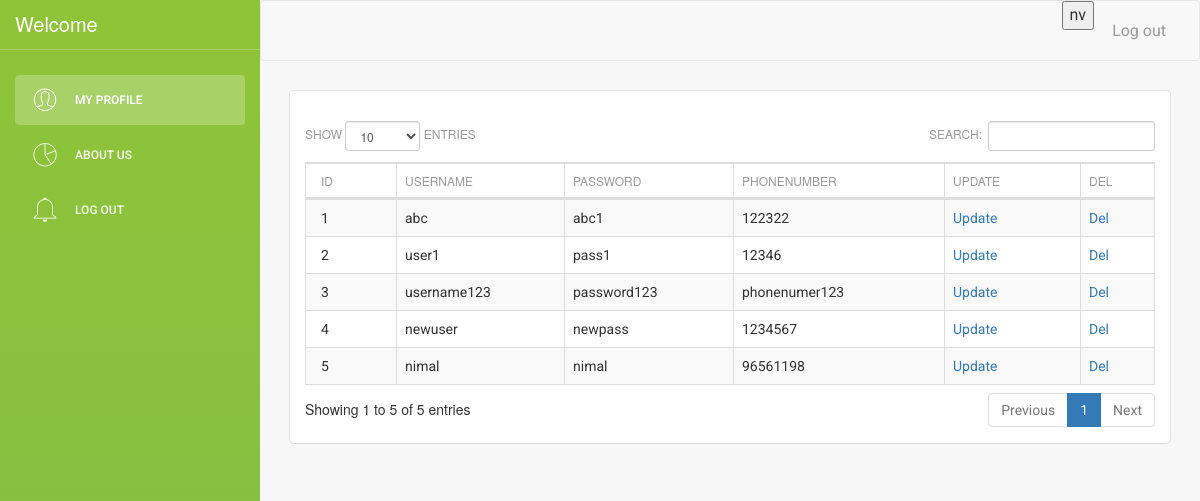
The app's page /surveyproject2/admin/selectuser.php with its own data.
### tables this page shows
CREATE TABLE IF NOT EXISTS `userlogindetails` (
  `id` int(11) NOT NULL AUTO_INCREMENT,
  `Username` varchar(100) NOT NULL,
  `Password` varchar(100) NOT NULL,
  `Phonenumber` varchar(100) NOT NULL,
  PRIMARY KEY (`id`)
);

### surveyproject2/admin/table.php (called while the page is built, shortened)
<?php
$table="userlogindetails";
?>

### surveyproject2/admin/selectuser.php (the view, shortened to what this page needs)
<?php
include("table.php");
include("../header_inner.php");
$i=0;
?>
		<link rel="stylesheet" type="text/css" href="datatables.min.css">
<div class="">
<div class="clearfix"></div>
<table id="example" class="table table-striped table-bordered dataTable no-footer" cellspacing="0"  role="grid" aria-describedby="example_info" >
          <?php
		  include("../connection.php");
	?>
	<?php
		  $result2 = mysqli_query($con,"SHOW FIELDS FROM $table");
 echo "<thead><tr>";
while ($row2 = mysqli_fetch_array($result2))
 {
  $name=$row2['Field'];
  echo "<th>".
  str_replace('_', ' ', $name)
  ."</th>";
 $i++;
 }
 echo "
<th>Update</th>
 <th>Del</th>
 </tr></thead>";
   echo "<tbody>";
 	$result = mysqli_query($con,"SELECT * FROM $table ");
		while($row = mysqli_fetch_array($result))
		{
		$id=$row['0'];
		echo "<tr>";
		for($k=0;$k<$i;$k++)
		{
			if($k==30)
			{
			  $sql2 = "select *  from customer where id='$_SESSION[userid]' ";
    $result2 = mysqli_query($con, $sql2) or die("Error in Selecting " . mysqli_error($connection));
$row2 =mysqli_fetch_array($result2);
			echo "<td >  $row2[contact_person]</td>";
			}
			elseif($k==31)
			{
			echo "<td class='hiddentd'> $row[content] </td>";
			}
				elseif($k==40)
			{
			echo "<td > <img src='uploads/$row[$k]' width='100'></td>";
			}
			else
			{
			echo "<td >$row[$k]</td>";
			}
		}
			echo "
			<td><a href='update.php?id=$id'>Update</a></td>
			<td><a href='?del_id=$id' onclick='return rem()'>Del</a></td>
			</tr>";
		}
        ?>
        </tbody>
    </table>
    </div>

### surveyproject2/commonuser/menu.php (shortened to what this page needs)
?><!doctype html>
<html lang="en">
<head>
    <link href="../assets/css/bootstrap.min.css" rel="stylesheet" />
    <link href="../assets/css/animate.min.css" rel="stylesheet"/>
    <link href="../assets/css/light-bootstrap-dashboard.css" rel="stylesheet"/>
    <link href="../assets/css/demo.css" rel="stylesheet" />
    <link href="../common/font-awesome.min.css" rel="stylesheet">
    <link href="../assets/css/pe-icon-7-stroke.css" rel="stylesheet" />
</head>
<body style="background-color:f36;">
<div class="wrapper">
<div class="sidebar" data-color="green" data-image="../assets/img/sidebar-4.jpg">
    	<div class="sidebar-wrapper">
            <div class="logo">
                  <span style="font-size:20px;color:#FFF;margin-top:12px;"> Welcome <br>
                </span>
            </div>
            <ul class="nav">
                <li class="active">
                    <a href="../dashboarduser/dashboarduser.php">
                        <i class="pe-7s-user"></i>
                        <p>My Profile</p>
                    </a>
                </li>
                <li>
                    <a href="../mypro.php">
                        <i class="pe-7s-graph"></i>
                        <p>About Us</p>
                    </a>
                </li>
                 <li>
                    <a href="../login/login.php">
                        <i class="pe-7s-bell"></i>
                        <p>Log Out</p>
                    </a>
                </li>
            </ul>
    	</div>
    </div>
    <div class="main-panel">
    <nav class="navbar navbar-default navbar-fixed">
            <div class="container-fluid">
                <div class="collapse navbar-collapse">
                    <ul class="nav navbar-nav navbar-right">
                       <li>
                       <button onclick="myFunction()">nv</button>
                       </li>
                        <li>
                            <a href="../login/login.php">
                                <p>Log out</p>
                            </a>
                        </li>
                    </ul>
                </div>
            </div>
        </nav>

### surveyproject2/header_inner.php (shortened to what this page needs)
<?php
include("../commonuser/menu.php");
?>
        <div class="content">
            <div class="container-fluid">
                <div class="row">
                    <div class="col-md-12">
                        <div class="card">
                            <div class="header">
                            </div>
                             <div class="content">

### records on screen
userlogindetails: id "1", Username "abc", Password "abc1", Phonenumber "122322"
userlogindetails: id "2", Username "user1", Password "pass1", Phonenumber "12346"
userlogindetails: id "3", Username "username123", Password "password123", Phonenumber "phonenumer123"
userlogindetails: id "4", Username "newuser", Password "newpass", Phonenumber "1234567"
userlogindetails: id "5", Username "nimal", Password "nimal", Phonenumber "96561198"

### other values on screen
str_replace('_', ' ', $name) "ID"
str_replace('_', ' ', $name) "USERNAME"
str_replace('_', ' ', $name) "PASSWORD"
str_replace('_', ' ', $name) "PHONENUMBER"
